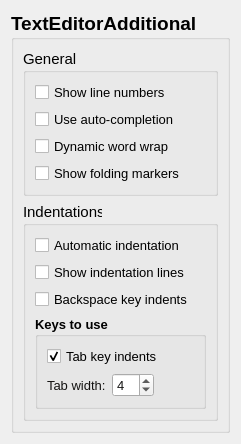
     <widget class="QWidget" name="page_4">
      <layout class="QGridLayout" name="gridLayout_7">
       <item row="0" column="0">
        <widget class="QGroupBox" name="groupBox_10">
         <property name="font">
          <font>
           <pointsize>14</pointsize>
           <weight>75</weight>
           <bold>true</bold>
          </font>
         </property>
         <property name="title">
          <string>TextEditorAdditional</string>
         </property>
         <layout class="QGridLayout" name="gridLayout_10">
          <item row="0" column="0">
           <widget class="QGroupBox" name="groupBox">
            <property name="font">
             <font>
              <pointsize>11</pointsize>
              <weight>50</weight>
              <bold>false</bold>
             </font>
            </property>
            <property name="title">
             <string>General</string>
            </property>
            <layout class="QGridLayout" name="gridLayout_2">
             <item row="0" column="0">
              <widget class="QCheckBox" name="lineNumbCHB">
               <property name="font">
                <font>
                 <pointsize>10</pointsize>
                </font>
               </property>
               <property name="text">
                <string>Show line numbers</string>
               </property>
              </widget>
             </item>
             <item row="1" column="0">
              <widget class="QCheckBox" name="autoComplCHB">
               <property name="font">
                <font>
                 <pointsize>10</pointsize>
                </font>
               </property>
               <property name="text">
                <string>Use auto-completion</string>
               </property>
              </widget>
             </item>
             <item row="2" column="0">
              <widget class="QCheckBox" name="wordWrapCHB">
               <property name="font">
                <font>
                 <pointsize>10</pointsize>
                </font>
               </property>
               <property name="text">
                <string>Dynamic word wrap</string>
               </property>
              </widget>
             </item>
             <item row="3" column="0">
              <widget class="QCheckBox" name="foldingMarkersCHB">
               <property name="font">
                <font>
                 <pointsize>10</pointsize>
                </font>
               </property>
               <property name="text">
                <string>Show folding markers</string>
               </property>
              </widget>
             </item>
            </layout>
           </widget>
          </item>
          <item row="1" column="0">
           <widget class="QGroupBox" name="groupBox_6">
            <property name="font">
             <font>
              <pointsize>11</pointsize>
              <weight>50</weight>
              <bold>false</bold>
             </font>
            </property>
            <property name="title">
             <string>Indentations</string>
            </property>
            <layout class="QGridLayout" name="gridLayout_9">
             <item row="0" column="0">
              <widget class="QCheckBox" name="autoIndentCHB">
               <property name="font">
                <font>
                 <pointsize>10</pointsize>
                </font>
               </property>
               <property name="text">
                <string>Automatic indentation</string>
               </property>
              </widget>
             </item>
             <item row="1" column="0">
              <widget class="QCheckBox" name="indentLineCHB">
               <property name="font">
                <font>
                 <pointsize>10</pointsize>
                </font>
               </property>
               <property name="text">
                <string>Show indentation lines</string>
               </property>
              </widget>
             </item>
             <item row="2" column="0">
              <widget class="QCheckBox" name="BkspaceIndentCHB">
               <property name="font">
                <font>
                 <pointsize>10</pointsize>
                 <weight>50</weight>
                 <bold>false</bold>
                </font>
               </property>
               <property name="text">
                <string>Backspace key indents</string>
               </property>
              </widget>
             </item>
             <item row="3" column="0">
              <widget class="QGroupBox" name="groupBox_2">
               <property name="font">
                <font>
                 <pointsize>10</pointsize>
                 <weight>75</weight>
                 <italic>false</italic>
                 <bold>true</bold>
                 <underline>false</underline>
                </font>
               </property>
               <property name="title">
                <string>Keys to use</string>
               </property>
               <layout class="QGridLayout" name="gridLayout_14">
                <item row="0" column="0">
                 <widget class="QCheckBox" name="tabKeyindentCHB">
                  <property name="font">
                   <font>
                    <pointsize>10</pointsize>
                    <weight>50</weight>
                    <bold>false</bold>
                   </font>
                  </property>
                  <property name="text">
                   <string>Tab key indents</string>
                  </property>
                  <property name="checked">
                   <bool>true</bool>
                  </property>
                 </widget>
                </item>
                <item row="1" column="0">
                 <layout class="QHBoxLayout" name="horizontalLayout_2">
                  <item>
                   <widget class="QLabel" name="label_36">
                    <property name="palette">
                     <palette>
                      <active>
                       <colorrole role="WindowText">
                        <brush brushstyle="SolidPattern">
                         <color alpha="255">
                          <red>20</red>
                          <green>19</green>
                          <blue>18</blue>
                         </color>
                        </brush>
                       </colorrole>
                       <colorrole role="Text">
                        <brush brushstyle="SolidPattern">
                         <color alpha="255">
                          <red>20</red>
                          <green>19</green>
                          <blue>18</blue>
                         </color>
                        </brush>
                       </colorrole>
                       <colorrole role="ButtonText">
                        <brush brushstyle="SolidPattern">
                         <color alpha="255">
                          <red>20</red>
                          <green>19</green>
                          <blue>18</blue>
                         </color>
                        </brush>
                       </colorrole>
                      </active>
                      <inactive>
                       <colorrole role="WindowText">
                        <brush brushstyle="SolidPattern">
                         <color alpha="255">
                          <red>20</red>
                          <green>19</green>
                          <blue>18</blue>
                         </color>
                        </brush>
                       </colorrole>
                       <colorrole role="Text">
                        <brush brushstyle="SolidPattern">
                         <color alpha="255">
                          <red>20</red>
                          <green>19</green>
                          <blue>18</blue>
                         </color>
                        </brush>
                       </colorrole>
                       <colorrole role="ButtonText">
                        <brush brushstyle="SolidPattern">
                         <color alpha="255">
                          <red>20</red>
                          <green>19</green>
                          <blue>18</blue>
                         </color>
                        </brush>
                       </colorrole>
                      </inactive>
                      <disabled>
                       <colorrole role="WindowText">
                        <brush brushstyle="SolidPattern">
                         <color alpha="255">
                          <red>119</red>
                          <green>121</green>
                          <blue>126</blue>
                         </color>
                        </brush>
                       </colorrole>
                       <colorrole role="Text">
                        <brush brushstyle="SolidPattern">
                         <color alpha="255">
                          <red>99</red>
                          <green>101</green>
                          <blue>109</blue>
                         </color>
                        </brush>
                       </colorrole>
                       <colorrole role="ButtonText">
                        <brush brushstyle="SolidPattern">
                         <color alpha="255">
                          <red>102</red>
                          <green>102</green>
                          <blue>104</blue>
                         </color>
                        </brush>
                       </colorrole>
                      </disabled>
                     </palette>
                    </property>
                    <property name="font">
                     <font>
                      <pointsize>10</pointsize>
                      <weight>50</weight>
                      <bold>false</bold>
                     </font>
                    </property>
                    <property name="text">
                     <string>Tab width:</string>
                    </property>
                   </widget>
                  </item>
                  <item>
                   <widget class="QSpinBox" name="tabWidthSpinBox">
                    <property name="palette">
                     <palette>
                      <active>
                       <colorrole role="Text">
                        <brush brushstyle="SolidPattern">
                         <color alpha="255">
                          <red>20</red>
                          <green>19</green>
                          <blue>18</blue>
                         </color>
                        </brush>
                       </colorrole>
                      </active>
                      <inactive>
                       <colorrole role="Text">
                        <brush brushstyle="SolidPattern">
                         <color alpha="255">
                          <red>20</red>
                          <green>19</green>
                          <blue>18</blue>
                         </color>
                        </brush>
                       </colorrole>
                      </inactive>
                      <disabled>
                       <colorrole role="Text">
                        <brush brushstyle="SolidPattern">
                         <color alpha="255">
                          <red>140</red>
                          <green>140</green>
                          <blue>140</blue>
                         </color>
                        </brush>
                       </colorrole>
                      </disabled>
                     </palette>
                    </property>
                    <property name="font">
                     <font>
                      <weight>50</weight>
                      <bold>false</bold>
                     </font>
                    </property>
                    <property name="minimum">
                     <number>1</number>
                    </property>
                    <property name="maximum">
                     <number>25</number>
                    </property>
                    <property name="value">
                     <number>4</number>
                    </property>
                   </widget>
                  </item>
                  <item>
                   <spacer name="horizontalSpacer_5">
                    <property name="orientation">
                     <enum>Qt::Horizontal</enum>
                    </property>
                    <property name="sizeHint" stdset="0">
                     <size>
                      <width>40</width>
                      <height>20</height>
                     </size>
                    </property>
                   </spacer>
                  </item>
                 </layout>
                </item>
               </layout>
              </widget>
             </item>
            </layout>
           </widget>
          </item>
         </layout>
        </widget>
       </item>
      </layout>
     </widget>
